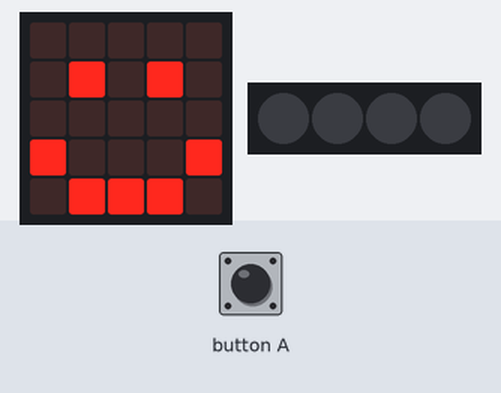
Bench run of a program on a simulated BBC micro:bit (MakeCode). On the bench: the board's 5×5 LED display, 4 RGB LEDs in strip order, left to right. Inputs (shaded band) come from the test bench. Dim RGB values are drawn brighter than linear.

Above: at 1.8 s.
1.9 s: button A pressed for 0.15 s
At 3.3 s:
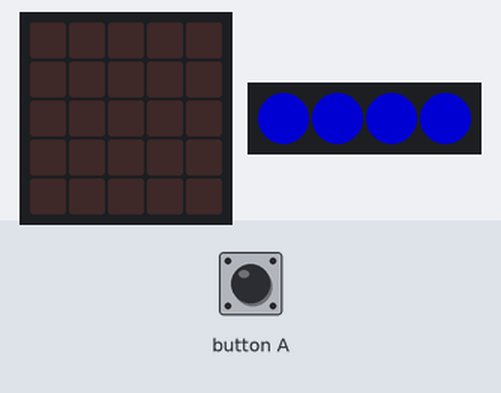
At 5.2 s:
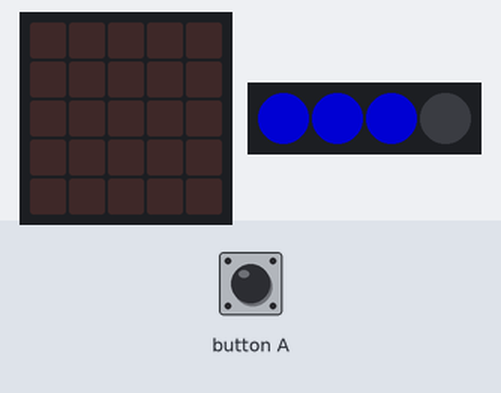
Timing chart, 0 to 10.6 s (numbered marks = the images above; inputs shaded):
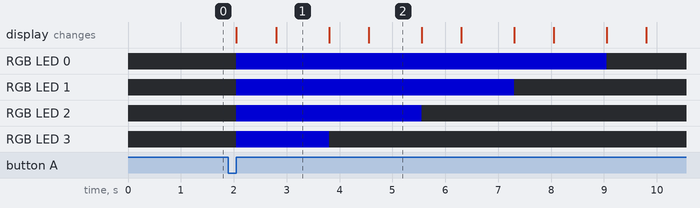

The program:

main.ts
```typescript
// (licence header left out)
// variables needed
let loopCounter: number = 4
let neopixelStrip: neopixel.Strip = null

// setting up
basic.clearScreen()
neopixelStrip = neopixel.create(DigitalPin.P16, 4, NeoPixelMode.RGB)
neopixelStrip.setPixelColor(0, neopixel.colors(NeoPixelColors.Black))
neopixelStrip.setPixelColor(1, neopixel.colors(NeoPixelColors.Black))
neopixelStrip.setPixelColor(2, neopixel.colors(NeoPixelColors.Black))
neopixelStrip.setPixelColor(3, neopixel.colors(NeoPixelColors.Black))
neopixelStrip.show()
basic.showIcon(IconNames.Happy)

// pressing A and running loop
input.onButtonPressed(Button.A, function () {
    basic.clearScreen()
    loopCounter = 4
    neopixelStrip.setPixelColor(0, neopixel.colors(NeoPixelColors.Blue))
    neopixelStrip.setPixelColor(1, neopixel.colors(NeoPixelColors.Blue))
    neopixelStrip.setPixelColor(2, neopixel.colors(NeoPixelColors.Blue))
    neopixelStrip.setPixelColor(3, neopixel.colors(NeoPixelColors.Blue))
    neopixelStrip.show()
    while (loopCounter >= 0) {
        neopixelStrip.setPixelColor(loopCounter, neopixel.colors(NeoPixelColors.Black))
        neopixelStrip.show()
        basic.showNumber(loopCounter)
        loopCounter = loopCounter - 1
        basic.clearScreen()
        basic.pause(1000)
    }
    basic.clearScreen()
    neopixelStrip.clear()
    neopixelStrip.show()
    basic.showIcon(IconNames.Happy)
})
```

Measured:
- after the input at 1.9 s, RGB LED 0: off → RGB(0, 0, 127) after 0.15 s, → off 7.0 s later; RGB LED 1: off → RGB(0, 0, 127) after 0.15 s, → off 5.3 s later; RGB LED 2: off → RGB(0, 0, 127) after 0.15 s, → off 3.5 s later; RGB LED 3: off → RGB(0, 0, 127) after 0.15 s, → off 1.8 s later; the display: first changes after 0.15 s (image 1 shows a later state)
- what the display in image 1 shows lasts 1.0 s, from 2.8 s to 3.8 s
